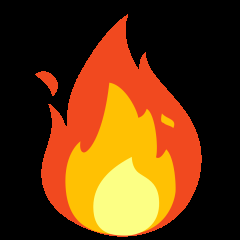
#> input picture data/fire.png, 240 x 240 px
$ jupyter execute --allow-errors filter_working_bex.ipynb
#> lines starting #> are read from the running program, lines starting #| are printed output that depends on the picture
[cell 1]
import cv2
import itertools
import numpy as np
from time import time
import mediapipe as mp
import matplotlib.pyplot as plt

[cell 2]
# Initialize the mediapipe face detection class.
mp_face_detection = mp.solutions.face_detection

# Setup the face detection function.
#> (the rest of this cell did not finish here and is left out)

[cell 3]
# [52 lines left out: function detectFacialLandmarks, not called in this run]

[cell 4]
# [38 lines left out: function getSize, not called in this run]

[cell 5]
# [112 lines left out: function isOpen, not called in this run]

[cell 6]
# [91 lines left out: function overlay, not called in this run]

[cell 7]
# Initialize the mediapipe face mesh class.
mp_face_mesh = mp.solutions.face_mesh

# Setup the face landmarks function for images.
#> (the rest of this cell did not finish here and is left out)

[cell 8]
# Initialize the VideoCapture object to read from the webcam.
camera_video = cv2.VideoCapture(0)
camera_video.set(3,1280)
camera_video.set(4,960)

# Create named window for resizing purposes.
cv2.namedWindow('Face Filter', cv2.WINDOW_NORMAL)

# Read the left and right eyes images.
left_eye = cv2.imread('data/fire.png')
#> left_eye is the input picture: shape (240, 240, 3); mean B, G, R 15.2, 56, 98.5
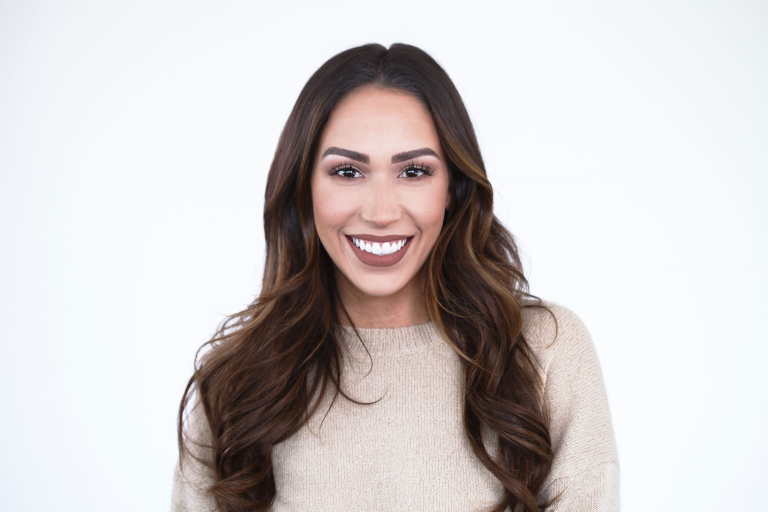
#> input picture data/img1_headshot.jpg, 1536 x 1024 px, given in place of the camera (shown at 1/2 size)
#> further down, frame is the input picture: shape (1024, 1536, 3); mean B, G, R 202.1, 202.1, 208.1
#> `frame = cv2.flip(frame, 1)`:
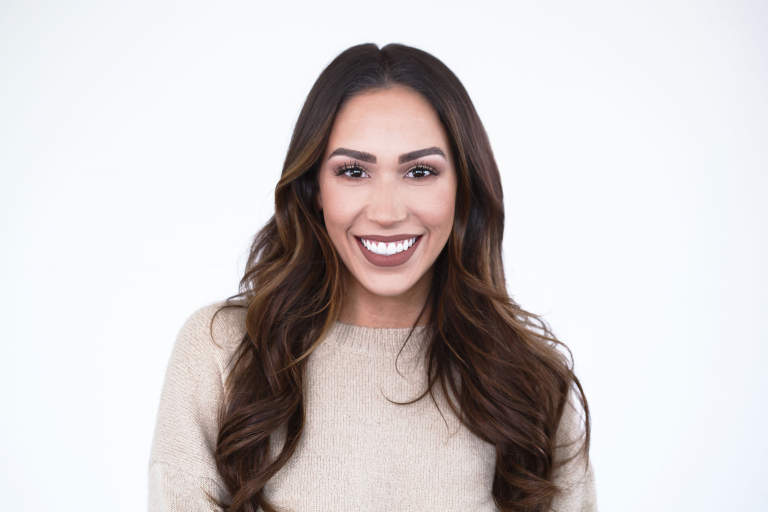
#> frame: shape (1024, 1536, 3) (shown at 1/2 size); mean B, G, R 202.1, 202.1, 208.1
right_eye = cv2.imread('data/fire.png')

# Initialize the VideoCapture object to read from the smoke animation video stored in the disk.
# smoke_animation = cv2.VideoCapture('data/smoke_animation.mp4')

# Set the smoke animation video frame counter to zero.
#smoke_frame_counter = 0

# Iterate until the webcam is accessed successfully.
#> (the rest of this cell did not finish here and is left out)
